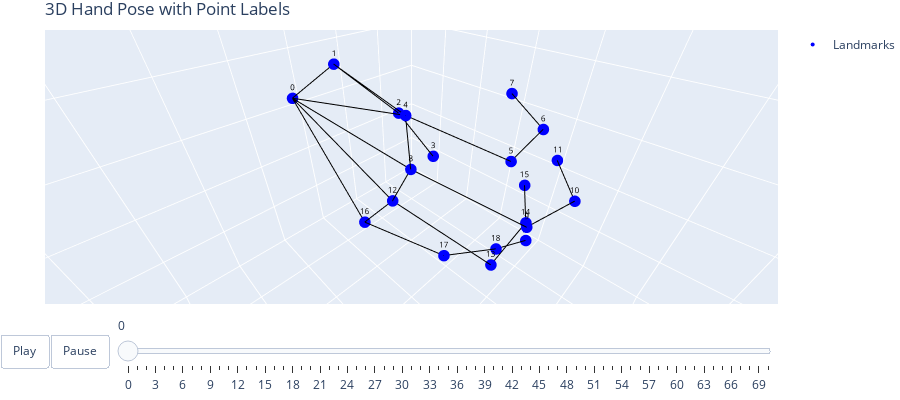

Notebook source saved alongside this figure:
### Code cell
landmarks = hand_landmarks_by_angles(torch.tensor(frames))
plot_3d_hands(landmarks)

### Figure 1 — Plotly figure (JSON) as saved in the notebook; plotly's stock layout.template omitted (floating-point values rounded to 4 significant figures)
{"data": [{"marker": {"color": "blue", "size": 4}, "mode": "markers+text", "name": "Landmarks", "text": ["0", "1", "2", "3", "4", "5", "6", "7", "8", "9", "10", "11", "12", "13", "14", "15", "16", "17", "18", "19"], "textfont": {"color": "black", "size": 8}, "textposition": "top center", "type": "scatter3d", "x": [0.0, 0.03023, 0.186, 0.2358, -0.0019, 0.2263, 0.5009, 0.5332, -0.002, 0.2661, 0.5865, 0.6896, -0.0453, 0.1746, 0.505, 0.6671, -0.1164, -0.01449, 0.2371, 0.4447], "y": [0.0, 0.4556, 0.7251, 0.9139, 0.9693, 1.321, 1.308, 1.115, 0.997, 1.434, 1.508, 1.345, 0.9214, 1.353, 1.342, 1.223, 0.7822, 1.216, 1.332, 1.386], "z": [0.0, 0.3011, 0.08937, -0.09576, 0.2282, 0.07404, 0.1039, 0.202, -0.0124, -0.2332, -0.2377, -0.1313, -0.2073, -0.4751, -0.4392, -0.3463, -0.3913, -0.3643, -0.4313, -0.4924]}, {"line": {"color": "black", "width": 2}, "mode": "lines", "showlegend": false, "type": "scatter3d", "x": [0, 0.03023], "y": [0, 0.4556], "z": [0, 0.3011]}, {"line": {"color": "black", "width": 2}, "mode": "lines", "showlegend": false, "type": "scatter3d", "x": [0.03023, 0.186], "y": [0.4556, 0.7251], "z": [0.3011, 0.08937]}, {"line": {"color": "black", "width": 2}, "mode": "lines", "showlegend": false, "type": "scatter3d", "x": [0.186, 0.2358], "y": [0.7251, 0.9139], "z": [0.08937, -0.09576]}, {"line": {"color": "black", "width": 2}, "mode": "lines", "showlegend": false, "type": "scatter3d", "x": [0, -0.0019], "y": [0, 0.9693], "z": [0, 0.2282]}, {"line": {"color": "black", "width": 2}, "mode": "lines", "showlegend": false, "type": "scatter3d", "x": [-0.0019, 0.2263], "y": [0.9693, 1.321], "z": [0.2282, 0.07404]}, {"line": {"color": "black", "width": 2}, "mode": "lines", "showlegend": false, "type": "scatter3d", "x": [0.2263, 0.5009], "y": [1.321, 1.308], "z": [0.07404, 0.1039]}, {"line": {"color": "black", "width": 2}, "mode": "lines", "showlegend": false, "type": "scatter3d", "x": [0.5009, 0.5332], "y": [1.308, 1.115], "z": [0.1039, 0.202]}, {"line": {"color": "black", "width": 2}, "mode": "lines", "showlegend": false, "type": "scatter3d", "x": [0, -0.002], "y": [0, 0.997], "z": [0, -0.0124]}, {"line": {"color": "black", "width": 2}, "mode": "lines", "showlegend": false, "type": "scatter3d", "x": [-0.002, 0.2661], "y": [0.997, 1.434], "z": [-0.0124, -0.2332]}, {"line": {"color": "black", "width": 2}, "mode": "lines", "showlegend": false, "type": "scatter3d", "x": [0.2661, 0.5865], "y": [1.434, 1.508], "z": [-0.2332, -0.2377]}, {"line": {"color": "black", "width": 2}, "mode": "lines", "showlegend": false, "type": "scatter3d", "x": [0.5865, 0.6896], "y": [1.508, 1.345], "z": [-0.2377, -0.1313]}, {"line": {"color": "black", "width": 2}, "mode": "lines", "showlegend": false, "type": "scatter3d", "x": [0, -0.0453], "y": [0, 0.9214], "z": [0, -0.2073]}, {"line": {"color": "black", "width": 2}, "mode": "lines", "showlegend": false, "type": "scatter3d", "x": [-0.0453, 0.1746], "y": [0.9214, 1.353], "z": [-0.2073, -0.4751]}, {"line": {"color": "black", "width": 2}, "mode": "lines", "showlegend": false, "type": "scatter3d", "x": [0.1746, 0.505], "y": [1.353, 1.342], "z": [-0.4751, -0.4392]}, {"line": {"color": "black", "width": 2}, "mode": "lines", "showlegend": false, "type": "scatter3d", "x": [0.505, 0.6671], "y": [1.342, 1.223], "z": [-0.4392, -0.3463]}, {"line": {"color": "black", "width": 2}, "mode": "lines", "showlegend": false, "type": "scatter3d", "x": [0, -0.1164], "y": [0, 0.7822], "z": [0, -0.3913]}, {"line": {"color": "black", "width": 2}, "mode": "lines", "showlegend": false, "type": "scatter3d", "x": [-0.1164, -0.01449], "y": [0.7822, 1.216], "z": [-0.3913, -0.3643]}, {"line": {"color": "black", "width": 2}, "mode": "lines", "showlegend": false, "type": "scatter3d", "x": [-0.01449, 0.2371], "y": [1.216, 1.332], "z": [-0.3643, -0.4313]}, {"line": {"color": "black", "width": 2}, "mode": "lines", "showlegend": false, "type": "scatter3d", "x": [0.2371, 0.4447], "y": [1.332, 1.386], "z": [-0.4313, -0.4924]}, {"line": {"color": "black", "width": 2}, "mode": "lines", "showlegend": false, "type": "scatter3d", "x": [0.03023, -0.0019], "y": [0.4556, 0.9693], "z": [0.3011, 0.2282]}, {"line": {"color": "black", "width": 2}, "mode": "lines", "showlegend": false, "type": "scatter3d", "x": [-0.0019, -0.002], "y": [0.9693, 0.997], "z": [0.2282, -0.0124]}, {"line": {"color": "black", "width": 2}, "mode": "lines", "showlegend": false, "type": "scatter3d", "x": [-0.002, -0.0453], "y": [0.997, 0.9214], "z": [-0.0124, -0.2073]}, {"line": {"color": "black", "width": 2}, "mode": "lines", "showlegend": false, "type": "scatter3d", "x": [-0.0453, -0.1164], "y": [0.9214, 0.7822], "z": [-0.2073, -0.3913]}], "layout": {"height": 400, "margin": {"b": 0, "l": 0, "r": 0, "t": 30}, "scene": {"aspectmode": "cube", "camera": {"eye": {"x": 0.2, "y": 0.2, "z": 0.2}}, "xaxis": {"range": [2, -2], "title": {"text": "X"}}, "yaxis": {"range": [-1, 3], "title": {"text": "Y"}}, "zaxis": {"range": [-2, 2], "title": {"text": "Z"}}}, "sliders": [{"len": 0.9, "pad": {"b": 10, "t": 10}, "steps": [{"args": [["0"], {"frame": {"duration": 33.33, "redraw": true}, "mode": "immediate", "transition": {"duration": 0}}], "label": "0", "method": "animate"}, {"args": [["1"], {"frame": {"duration": 33.33, "redraw": true}, "mode": "immediate", "transition": {"duration": 0}}], "label": "1", "method": "animate"}, {"args": [["2"], {"frame": {"duration": 33.33, "redraw": true}, "mode": "immediate", "transition": {"duration": 0}}], "label": "2", "method": "animate"}, {"args": [["3"], {"frame": {"duration": 33.33, "redraw": true}, "mode": "immediate", "transition": {"duration": 0}}], "label": "3", "method": "animate"}, {"args": [["4"], {"frame": {"duration": 33.33, "redraw": true}, "mode": "immediate", "transition": {"duration": 0}}], "label": "4", "method": "animate"}, {"args": [["5"], {"frame": {"duration": 33.33, "redraw": true}, "mode": "immediate", "transition": {"duration": 0}}], "label": "5", "method": "animate"}, {"args": [["6"], {"frame": {"duration": 33.33, "redraw": true}, "mode": "immediate", "transition": {"duration": 0}}], "label": "6", "method": "animate"}, {"args": [["7"], {"frame": {"duration": 33.33, "redraw": true}, "mode": "immediate", "transition": {"duration": 0}}], "label": "7", "method": "animate"}, {"args": [["8"], {"frame": {"duration": 33.33, "redraw": true}, "mode": "immediate", "transition": {"duration": 0}}], "label": "8", "method": "animate"}, {"args": [["9"], {"frame": {"duration": 33.33, "redraw": true}, "mode": "immediate", "transition": {"duration": 0}}], "label": "9", "method": "animate"}, {"args": [["10"], {"frame": {"duration": 33.33, "redraw": true}, "mode": "immediate", "transition": {"duration": 0}}], "label": "10", "method": "animate"}, {"args": [["11"], {"frame": {"duration": 33.33, "redraw": true}, "mode": "immediate", "transition": {"duration": 0}}], "label": "11", "method": "animate"}, {"args": [["12"], {"frame": {"duration": 33.33, "redraw": true}, "mode": "immediate", "transition": {"duration": 0}}], "label": "12", "method": "animate"}, {"args": [["13"], {"frame": {"duration": 33.33, "redraw": true}, "mode": "immediate", "transition": {"duration": 0}}], "label": "13", "method": "animate"}, {"args": [["14"], {"frame": {"duration": 33.33, "redraw": true}, "mode": "immediate", "transition": {"duration": 0}}], "label": "14", "method": "animate"}, {"args": [["15"], {"frame": {"duration": 33.33, "redraw": true}, "mode": "immediate", "transition": {"duration": 0}}], "label": "15", "method": "animate"}, {"args": [["16"], {"frame": {"duration": 33.33, "redraw": true}, "mode": "immediate", "transition": {"duration": 0}}], "label": "16", "method": "animate"}, {"args": [["17"], {"frame": {"duration": 33.33, "redraw": true}, "mode": "immediate", "transition": {"duration": 0}}], "label": "17", "method": "animate"}, {"args": [["18"], {"frame": {"duration": 33.33, "redraw": true}, "mode": "immediate", "transition": {"duration": 0}}], "label": "18", "method": "animate"}, {"args": [["19"], {"frame": {"duration": 33.33, "redraw": true}, "mode": "immediate", "transition": {"duration": 0}}], "label": "19", "method": "animate"}, {"args": [["20"], {"frame": {"duration": 33.33, "redraw": true}, "mode": "immediate", "transition": {"duration": 0}}], "label": "20", "method": "animate"}, {"args": [["21"], {"frame": {"duration": 33.33, "redraw": true}, "mode": "immediate", "transition": {"duration": 0}}], "label": "21", "method": "animate"}, {"args": [["22"], {"frame": {"duration": 33.33, "redraw": true}, "mode": "immediate", "transition": {"duration": 0}}], "label": "22", "method": "animate"}, {"args": [["23"], {"frame": {"duration": 33.33, "redraw": true}, "mode": "immediate", "transition": {"duration": 0}}], "label": "23", "method": "animate"}, {"args": [["24"], {"frame": {"duration": 33.33, "redraw": true}, "mode": "immediate", "transition": {"duration": 0}}], "label": "24", "method": "animate"}, {"args": [["25"], {"frame": {"duration": 33.33, "redraw": true}, "mode": "immediate", "transition": {"duration": 0}}], "label": "25", "method": "animate"}, {"args": [["26"], {"frame": {"duration": 33.33, "redraw": true}, "mode": "immediate", "transition": {"duration": 0}}], "label": "26", "method": "animate"}, {"args": [["27"], {"frame": {"duration": 33.33, "redraw": true}, "mode": "immediate", "transition": {"duration": 0}}], "label": "27", "method": "animate"}, {"args": [["28"], {"frame": {"duration": 33.33, "redraw": true}, "mode": "immediate", "transition": {"duration": 0}}], "label": "28", "method": "animate"}, {"args": [["29"], {"frame": {"duration": 33.33, "redraw": true}, "mode": "immediate", "transition": {"duration": 0}}], "label": "29", "method": "animate"}, {"args": [["30"], {"frame": {"duration": 33.33, "redraw": true}, "mode": "immediate", "transition": {"duration": 0}}], "label": "30", "method": "animate"}, {"args": [["31"], {"frame": {"duration": 33.33, "redraw": true}, "mode": "immediate", "transition": {"duration": 0}}], "label": "31", "method": "animate"}, {"args": [["32"], {"frame": {"duration": 33.33, "redraw": true}, "mode": "immediate", "transition": {"duration": 0}}], "label": "32", "method": "animate"}, {"args": [["33"], {"frame": {"duration": 33.33, "redraw": true}, "mode": "immediate", "transition": {"duration": 0}}], "label": "33", "method": "animate"}, {"args": [["34"], {"frame": {"duration": 33.33, "redraw": true}, "mode": "immediate", "transition": {"duration": 0}}], "label": "34", "method": "animate"}, {"args": [["35"], {"frame": {"duration": 33.33, "redraw": true}, "mode": "immediate", "transition": {"duration": 0}}], "label": "35", "method": "animate"}, {"args": [["36"], {"frame": {"duration": 33.33, "redraw": true}, "mode": "immediate", "transition": {"duration": 0}}], "label": "36", "method": "animate"}, {"args": [["37"], {"frame": {"duration": 33.33, "redraw": true}, "mode": "immediate", "transition": {"duration": 0}}], "label": "37", "method": "animate"}, {"args": [["38"], {"frame": {"duration": 33.33, "redraw": true}, "mode": "immediate", "transition": {"duration": 0}}], "label": "38", "method": "animate"}, {"args": [["39"], {"frame": {"duration": 33.33, "redraw": true}, "mode": "immediate", "transition": {"duration": 0}}], "label": "39", "method": "animate"}, {"args": [["40"], {"frame": {"duration": 33.33, "redraw": true}, "mode": "immediate", "transition": {"duration": 0}}], "label": "40", "method": "animate"}, {"args": [["41"], {"frame": {"duration": 33.33, "redraw": true}, "mode": "immediate", "transition": {"duration": 0}}], "label": "41", "method": "animate"}, {"args": [["42"], {"frame": {"duration": 33.33, "redraw": true}, "mode": "immediate", "transition": {"duration": 0}}], "label": "42", "method": "animate"}, {"args": [["43"], {"frame": {"duration": 33.33, "redraw": true}, "mode": "immediate", "transition": {"duration": 0}}], "label": "43", "method": "animate"}, {"args": [["44"], {"frame": {"duration": 33.33, "redraw": true}, "mode": "immediate", "transition": {"duration": 0}}], "label": "44", "method": "animate"}, {"args": [["45"], {"frame": {"duration": 33.33, "redraw": true}, "mode": "immediate", "transition": {"duration": 0}}], "label": "45", "method": "animate"}, {"args": [["46"], {"frame": {"duration": 33.33, "redraw": true}, "mode": "immediate", "transition": {"duration": 0}}], "label": "46", "method": "animate"}, {"args": [["47"], {"frame": {"duration": 33.33, "redraw": true}, "mode": "immediate", "transition": {"duration": 0}}], "label": "47", "method": "animate"}, {"args": [["48"], {"frame": {"duration": 33.33, "redraw": true}, "mode": "immediate", "transition": {"duration": 0}}], "label": "48", "method": "animate"}, {"args": [["49"], {"frame": {"duration": 33.33, "redraw": true}, "mode": "immediate", "transition": {"duration": 0}}], "label": "49", "method": "animate"}, {"args": [["50"], {"frame": {"duration": 33.33, "redraw": true}, "mode": "immediate", "transition": {"duration": 0}}], "label": "50", "method": "animate"}, {"args": [["51"], {"frame": {"duration": 33.33, "redraw": true}, "mode": "immediate", "transition": {"duration": 0}}], "label": "51", "method": "animate"}, {"args": [["52"], {"frame": {"duration": 33.33, "redraw": true}, "mode": "immediate", "transition": {"duration": 0}}], "label": "52", "method": "animate"}, {"args": [["53"], {"frame": {"duration": 33.33, "redraw": true}, "mode": "immediate", "transition": {"duration": 0}}], "label": "53", "method": "animate"}, {"args": [["54"], {"frame": {"duration": 33.33, "redraw": true}, "mode": "immediate", "transition": {"duration": 0}}], "label": "54", "method": "animate"}, {"args": [["55"], {"frame": {"duration": 33.33, "redraw": true}, "mode": "immediate", "transition": {"duration": 0}}], "label": "55", "method": "animate"}, {"args": [["56"], {"frame": {"duration": 33.33, "redraw": true}, "mode": "immediate", "transition": {"duration": 0}}], "label": "56", "method": "animate"}, {"args": [["57"], {"frame": {"duration": 33.33, "redraw": true}, "mode": "immediate", "transition": {"duration": 0}}], "label": "57", "method": "animate"}, {"args": [["58"], {"frame": {"duration": 33.33, "redraw": true}, "mode": "immediate", "transition": {"duration": 0}}], "label": "58", "method": "animate"}, {"args": [["59"], {"frame": {"duration": 33.33, "redraw": true}, "mode": "immediate", "transition": {"duration": 0}}], "label": "59", "method": "animate"}, {"args": [["60"], {"frame": {"duration": 33.33, "redraw": true}, "mode": "immediate", "transition": {"duration": 0}}], "label": "60", "method": "animate"}, {"args": [["61"], {"frame": {"duration": 33.33, "redraw": true}, "mode": "immediate", "transition": {"duration": 0}}], "label": "61", "method": "animate"}, {"args": [["62"], {"frame": {"duration": 33.33, "redraw": true}, "mode": "immediate", "transition": {"duration": 0}}], "label": "62", "method": "animate"}, {"args": [["63"], {"frame": {"duration": 33.33, "redraw": true}, "mode": "immediate", "transition": {"duration": 0}}], "label": "63", "method": "animate"}, {"args": [["64"], {"frame": {"duration": 33.33, "redraw": true}, "mode": "immediate", "transition": {"duration": 0}}], "label": "64", "method": "animate"}, {"args": [["65"], {"frame": {"duration": 33.33, "redraw": true}, "mode": "immediate", "transition": {"duration": 0}}], "label": "65", "method": "animate"}, {"args": [["66"], {"frame": {"duration": 33.33, "redraw": true}, "mode": "immediate", "transition": {"duration": 0}}], "label": "66", "method": "animate"}, {"args": [["67"], {"frame": {"duration": 33.33, "redraw": true}, "mode": "immediate", "transition": {"duration": 0}}], "label": "67", "method": "animate"}, {"args": [["68"], {"frame": {"duration": 33.33, "redraw": true}, "mode": "immediate", "transition": {"duration": 0}}], "label": "68", "method": "animate"}, {"args": [["69"], {"frame": {"duration": 33.33, "redraw": true}, "mode": "immediate", "transition": {"duration": 0}}], "label": "69", "method": "animate"}, {"args": [["70"], {"frame": {"duration": 33.33, "redraw": true}, "mode": "immediate", "transition": {"duration": 0}}], "label": "70", "method": "animate"}], "x": 0.1, "xanchor": "left", "y": 0, "yanchor": "top"}], "title": {"text": "3D Hand Pose with Point Labels"}, "updatemenus": [{"buttons": [{"args": [null, {"frame": {"duration": 33.33, "redraw": true}, "fromcurrent": true, "transition": {"duration": 0}}], "label": "Play", "method": "animate"}, {"args": [[null], {"frame": {"duration": 0, "redraw": true}, "mode": "immediate", "transition": {"duration": 0}}], "label": "Pause", "method": "animate"}], "direction": "left", "pad": {"r": 10, "t": 30}, "showactive": false, "type": "buttons", "x": 0.1, "xanchor": "right", "y": 0, "yanchor": "top"}]}}
